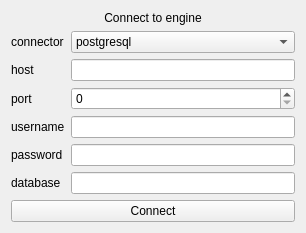
<?xml version="1.0" encoding="UTF-8"?>
<ui version="4.0">
 <class>ConnectForm</class>
 <widget class="QWidget" name="ConnectForm">
  <property name="geometry">
   <rect>
    <x>0</x>
    <y>0</y>
    <width>306</width>
    <height>226</height>
   </rect>
  </property>
  <property name="windowTitle">
   <string>Connect Form</string>
  </property>
  <layout class="QVBoxLayout" name="verticalLayout_2">
   <item>
    <layout class="QVBoxLayout" name="verticalLayout">
     <item>
      <widget class="QLabel" name="titleLabel">
       <property name="text">
        <string>Connect to engine</string>
       </property>
       <property name="alignment">
        <set>Qt::AlignCenter</set>
       </property>
      </widget>
     </item>
     <item>
      <layout class="QFormLayout" name="formLayout">
       <item row="0" column="0">
        <widget class="QLabel" name="connectorLabel">
         <property name="text">
          <string>connector</string>
         </property>
        </widget>
       </item>
       <item row="0" column="1">
        <widget class="QComboBox" name="connectorComboBox">
         <item>
          <property name="text">
           <string>postgresql</string>
          </property>
         </item>
         <item>
          <property name="text">
           <string>postgresql+psycopg2</string>
          </property>
         </item>
         <item>
          <property name="text">
           <string>postgresql+pg8000</string>
          </property>
         </item>
         <item>
          <property name="text">
           <string>mysql</string>
          </property>
         </item>
         <item>
          <property name="text">
           <string>mysql+mysqldb</string>
          </property>
         </item>
         <item>
          <property name="text">
           <string>mysql+mysqlconnector</string>
          </property>
         </item>
         <item>
          <property name="text">
           <string>mysql+oursql</string>
          </property>
         </item>
         <item>
          <property name="text">
           <string>oracle</string>
          </property>
         </item>
         <item>
          <property name="text">
           <string>oracle+cx_oracle</string>
          </property>
         </item>
         <item>
          <property name="text">
           <string>mssql+pyodbc</string>
          </property>
         </item>
         <item>
          <property name="text">
           <string>mssql+pymssql</string>
          </property>
         </item>
         <item>
          <property name="text">
           <string>sqlite</string>
          </property>
         </item>
        </widget>
       </item>
       <item row="3" column="0">
        <widget class="QLabel" name="usernameLabel">
         <property name="text">
          <string>username</string>
         </property>
        </widget>
       </item>
       <item row="3" column="1">
        <widget class="QLineEdit" name="usernameLineEdit"/>
       </item>
       <item row="4" column="0">
        <widget class="QLabel" name="passwordLabel">
         <property name="text">
          <string>password</string>
         </property>
        </widget>
       </item>
       <item row="4" column="1">
        <widget class="QLineEdit" name="passwordLineEdit"/>
       </item>
       <item row="1" column="0">
        <widget class="QLabel" name="hostLabel">
         <property name="text">
          <string>host</string>
         </property>
        </widget>
       </item>
       <item row="1" column="1">
        <widget class="QLineEdit" name="hostLineEdit"/>
       </item>
       <item row="2" column="0">
        <widget class="QLabel" name="portLabel">
         <property name="text">
          <string>port</string>
         </property>
        </widget>
       </item>
       <item row="2" column="1">
        <widget class="QSpinBox" name="portSpinBox">
         <property name="maximum">
          <number>65535</number>
         </property>
        </widget>
       </item>
       <item row="5" column="0">
        <widget class="QLabel" name="databaseLabel">
         <property name="text">
          <string>database</string>
         </property>
        </widget>
       </item>
       <item row="5" column="1">
        <widget class="QLineEdit" name="databaseLineEdit"/>
       </item>
      </layout>
     </item>
     <item>
      <widget class="QPushButton" name="connectButton">
       <property name="text">
        <string>Connect</string>
       </property>
      </widget>
     </item>
    </layout>
   </item>
  </layout>
 </widget>
 <resources/>
 <connections/>
</ui>
